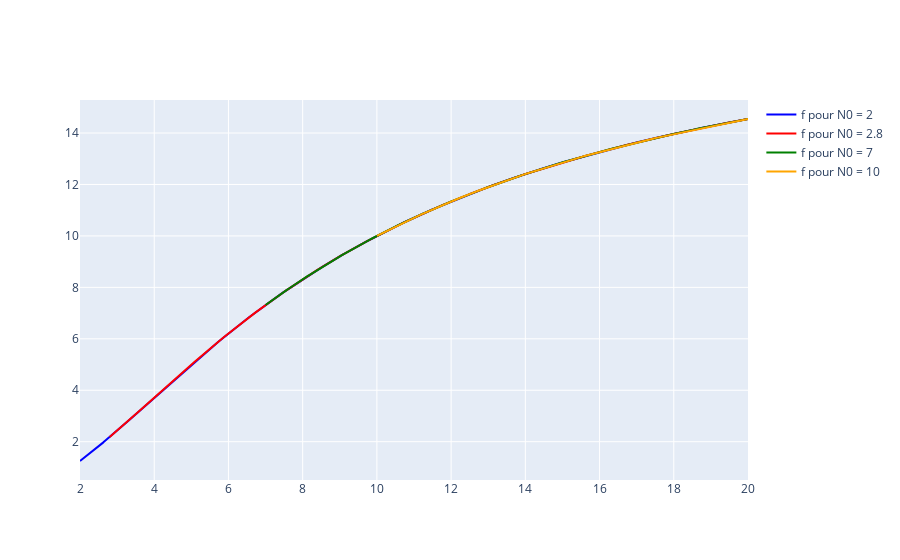

The notebook cell saved with this chart:
### Markdown cell above
* **Question f**\
Tracer le graphe de l&#8217;évolution de la population d&#8217;insectes pour $S=10$ et $N_0=2, 2.8, 7$ et $10$.

### Code cell
# votre code
import plotly.graph_objs as go
import numpy as np
N0 = [2, 2.8, 7, 10]
x = [0.0,0.0,0.0,0.0]
y = [0.0,0.0,0.0,0.0]
fig = go.Figure()
j = 0
for i in N0:
    x[j] = np.linspace(i, 20, 2000)
    y[j] = g(x[j])
    j +=1
fig.add_trace(go.Scatter(x=x[0], y=y[0], mode='lines', name='f pour N0 = 2', line=dict(color='blue')))
fig.add_trace(go.Scatter(x=x[1], y=y[1], mode='lines', name='f pour N0 = 2.8', line=dict(color='red')))
fig.add_trace(go.Scatter(x=x[2], y=y[2], mode='lines', name='f pour N0 = 7', line=dict(color='green')))
fig.add_trace(go.Scatter(x=x[3], y=y[3], mode='lines', name='f pour N0 = 10', line=dict(color='orange')))

fig.show()

### Figure 1 — Plotly figure (JSON) as saved in the notebook; plotly's stock layout.template omitted (floating-point values rounded to 4 significant figures; data arrays with more than 128 entries replaced by an {"elided": "..."} marker saying what was removed)
{"data": [{"line": {"color": "blue"}, "mode": "lines", "name": "f pour N0 = 2", "type": "scatter", "x": {"elided": "2000 float values"}, "y": {"elided": "2000 float values"}}, {"line": {"color": "red"}, "mode": "lines", "name": "f pour N0 = 2.8", "type": "scatter", "x": {"elided": "2000 float values"}, "y": {"elided": "2000 float values"}}, {"line": {"color": "green"}, "mode": "lines", "name": "f pour N0 = 7", "type": "scatter", "x": {"elided": "2000 float values"}, "y": {"elided": "2000 float values"}}, {"line": {"color": "orange"}, "mode": "lines", "name": "f pour N0 = 10", "type": "scatter", "x": {"elided": "2000 float values"}, "y": {"elided": "2000 float values"}}], "layout": {}}
